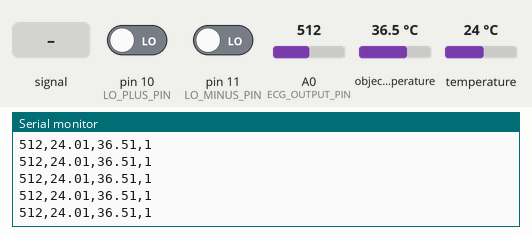
A sketch run on a simulated Arduino Uno, built with avr-gcc and run on an emulated ATmega328P. Shown: the last lines printed to the serial monitor. Inputs (shaded band) come from the test bench; at power-on: object temperature 36.5 °C, A0 (ECG_OUTPUT_PIN) = 512, pin 10 (LO_PLUS_PIN) LOW, temperature 24 °C, pin 11 (LO_MINUS_PIN) LOW.

Above: at 2.2 s.
2.3 s: A0 (ECG_OUTPUT_PIN) fed a 200 Hz sine of ±81 counts around its level
At 3.4 s:
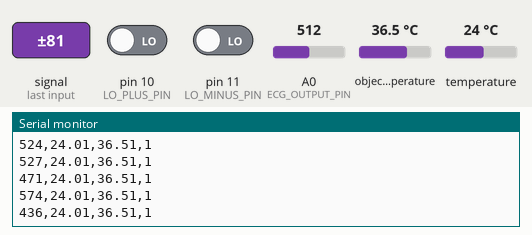
3.8 s: object temperature set to 20 °C
At 4.9 s:
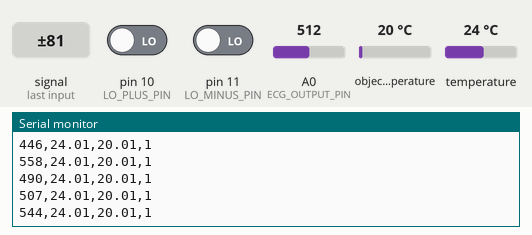
6.8 s: A0 (ECG_OUTPUT_PIN) fed a 200 Hz sine of ±460 counts around its level
9.8 s: A0 (ECG_OUTPUT_PIN) set to 716
At 10.9 s:
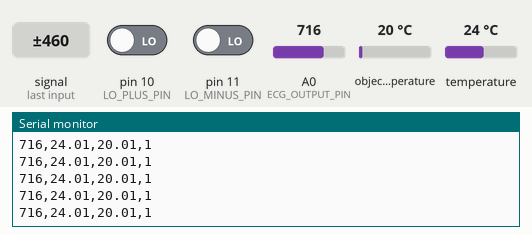
12.8 s: pin 10 (LO_PLUS_PIN) driven HIGH
At 13.4 s:
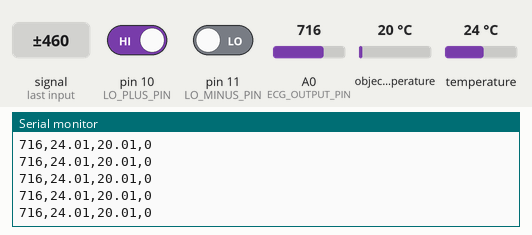
14.3 s: temperature set to 12 °C
At 15.1 s:
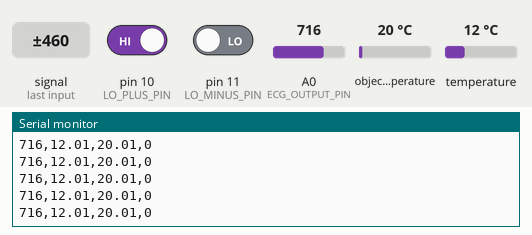
Timing chart, 0 to 16.8 s (numbered marks = the images above; inputs shaded):
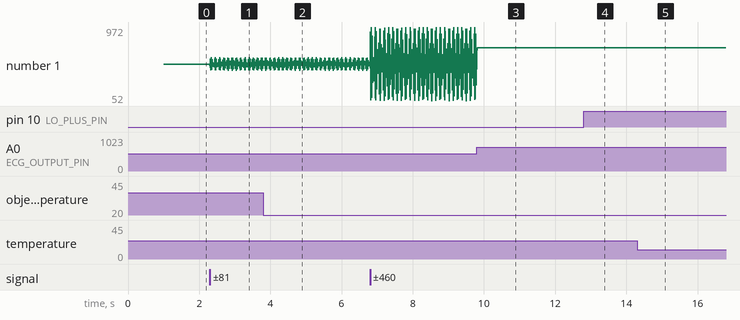

Measured:
- after the input at 2.3 s, the serial monitor: prints a new line at once (image 1)
- after the input at 12.8 s, the serial monitor: prints a new line at once (image 4)
- after the input at 14.3 s, the serial monitor: prints a new line at once (image 5)
- plotted number 1: 512 → 551 after the input at 2.3 s

The sketch:

arduino_sensor_hub.ino
```cpp
#include <Wire.h>
#include <Adafruit_MLX90614.h>

// AD8232 ECG Sensor Pins
const int LO_PLUS_PIN = 10;  // LO+ pin
const int LO_MINUS_PIN = 11; // LO- pin
const int ECG_OUTPUT_PIN = A0; // ECG analog output

// MLX90614 Temperature Sensor (GY-906)
Adafruit_MLX90614 mlx = Adafruit_MLX90614();

void setup() {
  Serial.begin(115200); // Use hardware Serial (TX=1, RX=0)

  // Initialize AD8232 leads-off detection
  pinMode(LO_PLUS_PIN, INPUT);
  pinMode(LO_MINUS_PIN, INPUT);

  // Initialize MLX90614
  if (!mlx.begin()) {
    Serial.println("GY-906 not found!");
    while (1); // Halt if sensor fails
  }

  delay(1000); // Stabilization time
}

void loop() {
  // Read ECG value (0-1023)
  int ecgValue = analogRead(ECG_OUTPUT_PIN);

  // Read temperatures (°C)
  float ambientTemp = mlx.readAmbientTempC();
  float objectTemp = mlx.readObjectTempC();

  // Check ECG lead status (1=connected, 0=disconnected)
  int leadStatus = 1;
  if ((digitalRead(LO_PLUS_PIN) == 1) || (digitalRead(LO_MINUS_PIN) == 1)) {
    leadStatus = 0;
  }

  // Send data to ESP32 via Serial in CSV format
  Serial.print(ecgValue);
  Serial.print(",");
  Serial.print(ambientTemp);
  Serial.print(",");
  Serial.print(objectTemp);
  Serial.print(",");
  Serial.println(leadStatus);

  delay(10); // Prevent data flooding
}
```
